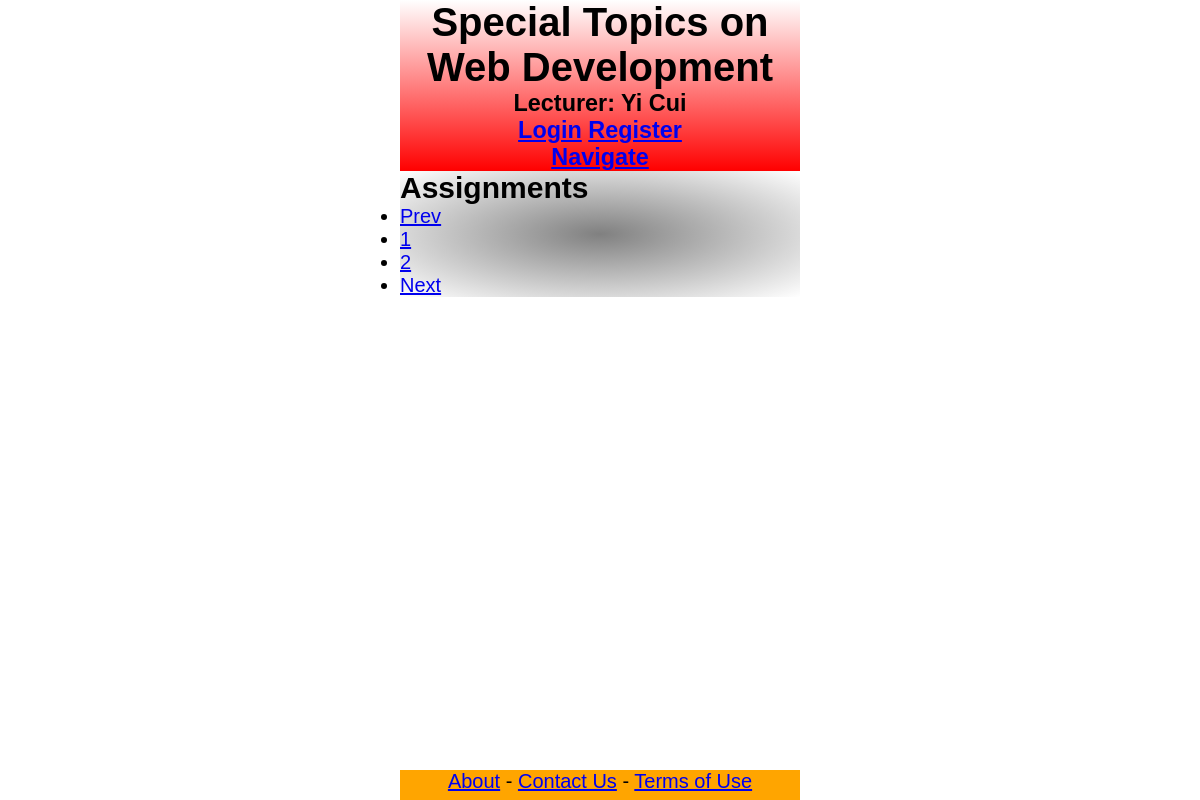
The page /assignments.php on the database its author committed.
### tables this page shows
CREATE TABLE IF NOT EXISTS `courses` (
  `ID` int(11) NOT NULL AUTO_INCREMENT,
  `TeacherID` int(11) NOT NULL,
  `Number` varchar(20) NOT NULL,
  `Title` varchar(100) NOT NULL,
  `Description` varchar(1000) NOT NULL,
  `Syllabus` varchar(1000) DEFAULT NULL,
  PRIMARY KEY (`ID`),
  KEY `TeacherID` (`TeacherID`)
);

CREATE TABLE IF NOT EXISTS `teachers` (
  `ID` int(11) NOT NULL AUTO_INCREMENT,
  `FirstName` varchar(20) NOT NULL,
  `LastName` varchar(20) NOT NULL,
  `Office` varchar(100) DEFAULT NULL,
  `Email` varchar(100) NOT NULL,
  `ThumbnailURL` varchar(500) DEFAULT NULL,
  `PortraitURL` varchar(500) NOT NULL,
  PRIMARY KEY (`ID`)
);

### header.php (called while the page is built, shortened)
<?php
  require_once("view/headerView.php");
  global $title;
  $course_num = "CS292";
  $course = get_course($course_num);
  display_metadata($course, $title);
  $teacher = get_teacher($course_num);
  display_header($course, $teacher);
  display_title($title);
?>

### model/courseModel.php (called while the page is built, shortened)
<?php
  function get_course($course_num) {
    $result = mysql_query('SELECT * from courses WHERE Number="' . mysql_real_escape_string($course_num) . '"');
    return mysql_fetch_array($result, 0);
  }
?>

### model/teacherModel.php (called while the page is built, shortened)
<?php
  function get_teacher($course_num) {
    $result = mysql_query('SELECT * from courses, teachers WHERE teachers.ID=courses.TeacherID AND courses.Number="' . mysql_real_escape_string($course_num) . '"');
    return mysql_fetch_array($result, 0);
  }
?>

### view/headerView.php (the view, shortened to what this page needs)
<!DOCTYPE html>
<html>
  <head>
    <link rel="stylesheet" type="text/css" href="assets/style.css"/>
    <link rel="stylesheet" type="text/css" href="http://ajax.googleapis.com/ajax/libs/jqueryui/1.10.0/themes/base/jquery-ui.css"/>
    <?php
      function display_metadata($course, $title) {
        echo '  </head>' . PHP_EOL;
      }
      function display_header($course, $teacher) {
        echo '  <body>' . PHP_EOL;
        echo '    <div id="container">' . PHP_EOL;
        echo '      <div id="header">' . PHP_EOL;
        echo '        <h1>' . $course['Title'] . '</h1>' . PHP_EOL;
        echo '        <h3 title="Email: ' . $teacher['Email'] . '">Lecturer: ' . $teacher['FirstName'] . ' ' . $teacher['LastName'] . '</h3>' . PHP_EOL;
        echo '        <h3><a href="login.php?action=login" class="dialog">Login</a> <a href="login.php?action=register" class="dialog">Register</a></h3>' . PHP_EOL;
        echo '        <h3 id="mobilenavigation"><a href="#navigation">Navigate</a></h3>' . PHP_EOL;
        echo '      </div>' . PHP_EOL;
      }
      function display_title($title) {
        echo '      <div id="content">' . PHP_EOL;
        echo '        <h2>' . $title . '</h2>' . PHP_EOL;
      }
    ?>

### assets/style.css (style rules this page uses)
* { margin:0; padding:0; }
body { width:800px; margin:auto; font-family:Arial, helvetica, Verdana, San-Serif; font-size:20px; }
html, body { height:100%; }
h1 { font-size:2em; }
#container { min-height:100%; margin-bottom:-30px; }
#header { text-align:center; background-image:-webkit-linear-gradient(90deg, red, white); background-image:-moz-linear-gradient(90deg, red, white); background-image:-o-linear-gradient(90deg, red, white); }
#mobilenavigation { display:none; }
#content { background-image:-webkit-radial-gradient(grey, white); background-image:-moz-radial-gradient(grey, white); background-image:-o-radial-gradient(grey, white); }
@media screen and (max-device-width:800px) { body { width:400px; } }
@media screen and (max-device-width:800px) { #mobilenavigation { display:block; } }

### rows shown on the page
courses: Title "Special Topics on Web Development", TeacherID.FirstName "Yi", TeacherID.LastName "Cui"

### other values the page prints
$title "Assignments"
